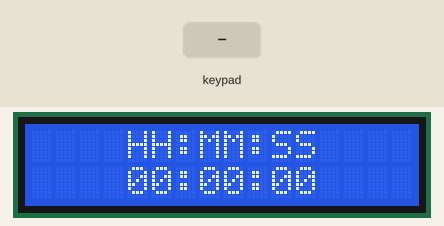
Bench run of a sketch on a simulated Arduino Uno, built with avr-gcc and run on an emulated ATmega328P. Parts: 16×2 character LCD. The inputs (shaded band) are chosen by the test bench.

Above: at 1.2 s.
1.3 s: key 'C' pressed
At 2.4 s:
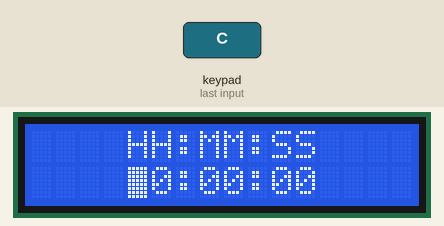
2.8 s: keypad keys 2 3 4 5 # pressed 0.4 s apart
At 4.8 s:
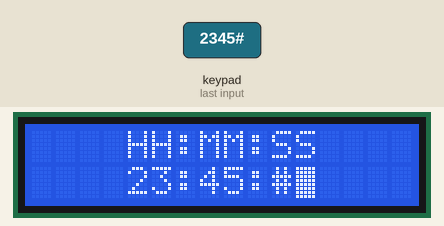
6.3 s: key 'A' pressed
At 7.2 s:
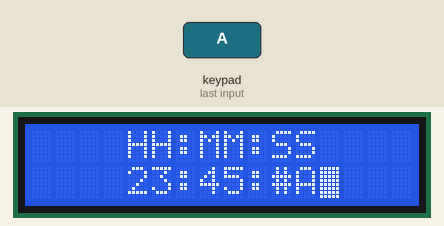
7.8 s: key 'B' pressed
At 8.4 s:
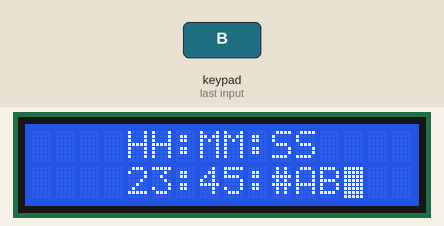
9.3 s: keypad keys 2 3 4 5 D pressed 0.4 s apart
At 11.7 s:
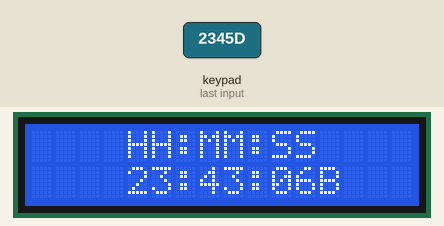
Timing chart, 0 to 13.2 s (numbered marks = the images above; inputs shaded):
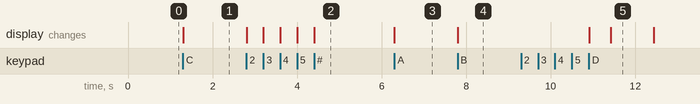

Measured:
- after the input at 1.3 s, the display: changes at once (image 1)
- after the input at 2.8 s, the display: first changes at once (image 2 shows a later state)
- after the input at 6.3 s, the display: changes at once (image 3)
- after the input at 7.8 s, the display: changes at once (image 4)
- after the input at 9.3 s, the display: first changes after 1.6 s (image 5 shows a later state)

The sketch:

airsoft_timer.ino
```cpp
/*
Code from this website:
https://mechatrofice.com/arduino/arduino-countdown-lcd-display-in-hhmmss-format
*/

#include <LiquidCrystal_I2C.h>
LiquidCrystal_I2C lcd(0x27, 16, 2);
#include <Keypad.h>
const byte ROWS = 4;
const byte COLS = 4;
char keys[ROWS][COLS] = {
  {'1', '2', '3', 'A'},
  {'4', '5', '6', 'B'},
  {'7', '8', '9', 'C'},
  {'*', '0', '#', 'D'}
};
byte rowPins[ROWS] = {2, 3, 4, 5};
byte colPins[COLS] = {6, 7, 8, 9};
Keypad keypad = Keypad( makeKeymap(keys), rowPins, colPins, ROWS, COLS );
String action;
long timein[6], countdown_time = 0, initialsecond = 0;
int i = 0;

void setup() {
  lcd.init();
  lcd.backlight();
  lcd.setCursor(4, 0);
  lcd.print("HH:MM:SS");
  lcd.setCursor(4, 1);
  lcd.print("00:00:00");
}

void loop() {
  char key = keypad.getKey();
  if (key) {
    switch (key) {
      //If key is C set time.
      case 'C'  :
        action = "set_time";
        lcd.setCursor(4, 1);
        lcd.blink();
        i = 0;
        break;
      //If key is D start countdown.
      case 'D'  :
        action  = "start_countdown";
        lcd.noBlink();
        break;
      default :
        if (action == "set_time") {
          i++;
          int c = i - 1;
          timein[c] = key - 48;
          initialsecond = 0;
          long hour = (timein[0] * 10) + timein[1];
          long minute = (timein[2] * 10) + timein[3];
          long second = (timein[4] * 10) + timein[5]; //second
          countdown_time = (hour * 3600) + (minute * 60) + second;
          lcd.print(key);
          if (i % 2 == 0 && i < 6) {
            lcd.print(":");
          }
          break;
        }
    }
  }
  if (action  == "start_countdown") {
    if (initialsecond == 0) {
      initialsecond = millis() / 1000;
    }
    long countdowntime_seconds = countdown_time - (millis() / 1000) + initialsecond;
    if (countdowntime_seconds >= 0) {
      long countdown_hour = countdowntime_seconds / 3600;
      long countdown_minute = ((countdowntime_seconds / 60) % 60);
      long countdown_sec = countdowntime_seconds % 60;
      lcd.setCursor(4, 1);
      if (countdown_hour < 10) {
        lcd.print("0");
      }
      lcd.print(countdown_hour);
      lcd.print(":");
      if (countdown_minute < 10) {
        lcd.print("0");
      }
      lcd.print(countdown_minute);
      lcd.print(":");
      if (countdown_sec < 10) {
        lcd.print("0");
      }
      lcd.print(countdown_sec);
    }
    delay(500);
  }
}
```
